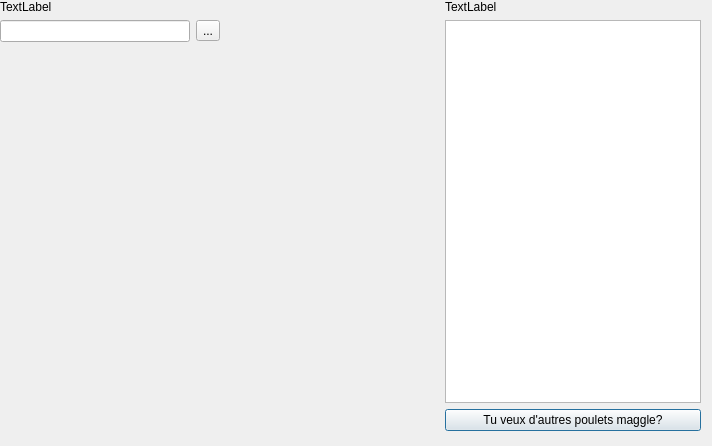
<?xml version="1.0" encoding="UTF-8"?>
<ui version="4.0">
 <class>Inter</class>
 <widget class="QDialog" name="Inter">
  <property name="geometry">
   <rect>
    <x>0</x>
    <y>0</y>
    <width>712</width>
    <height>446</height>
   </rect>
  </property>
  <property name="windowTitle">
   <string>Dialog</string>
  </property>
  <widget class="QWidget" name="horizontalLayoutWidget_2">
   <property name="geometry">
    <rect>
     <x>0</x>
     <y>0</y>
     <width>701</width>
     <height>431</height>
    </rect>
   </property>
   <layout class="QHBoxLayout" name="horizontalLayout_2">
    <item>
     <layout class="QVBoxLayout" name="verticalLayout">
      <item>
       <widget class="QLabel" name="label">
        <property name="text">
         <string>TextLabel</string>
        </property>
       </widget>
      </item>
      <item>
       <layout class="QVBoxLayout" name="verticalLayout_2">
        <item>
         <layout class="QHBoxLayout" name="horizontalLayout">
          <item>
           <widget class="QLineEdit" name="lineEdit"/>
          </item>
          <item>
           <widget class="QToolButton" name="toolButton">
            <property name="text">
             <string>...</string>
            </property>
           </widget>
          </item>
         </layout>
        </item>
       </layout>
      </item>
      <item>
       <spacer name="verticalSpacer">
        <property name="orientation">
         <enum>Qt::Vertical</enum>
        </property>
        <property name="sizeHint" stdset="0">
         <size>
          <width>20</width>
          <height>40</height>
         </size>
        </property>
       </spacer>
      </item>
      <item>
       <widget class="QFrame" name="frame">
        <property name="frameShape">
         <enum>QFrame::StyledPanel</enum>
        </property>
        <property name="frameShadow">
         <enum>QFrame::Raised</enum>
        </property>
       </widget>
      </item>
     </layout>
    </item>
    <item>
     <spacer name="horizontalSpacer">
      <property name="orientation">
       <enum>Qt::Horizontal</enum>
      </property>
      <property name="sizeHint" stdset="0">
       <size>
        <width>40</width>
        <height>20</height>
       </size>
      </property>
     </spacer>
    </item>
    <item>
     <layout class="QVBoxLayout" name="verticalLayout_3">
      <item>
       <widget class="QLabel" name="label_2">
        <property name="text">
         <string>TextLabel</string>
        </property>
       </widget>
      </item>
      <item>
       <widget class="QTextEdit" name="textEdit"/>
      </item>
      <item>
       <widget class="QPushButton" name="pushButton">
        <property name="text">
         <string>Tu veux d'autres poulets maggle?</string>
        </property>
       </widget>
      </item>
     </layout>
    </item>
   </layout>
  </widget>
 </widget>
 <resources/>
 <connections/>
</ui>
